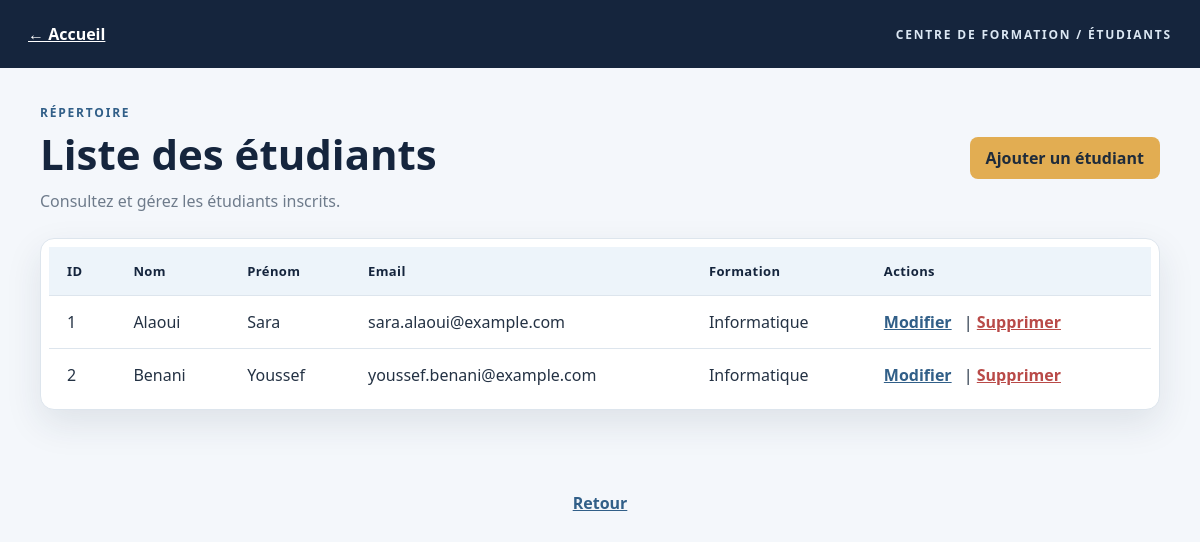
Page /Etudiant/index.php on the committed database.
### tables this page shows
CREATE TABLE etudiants (
    id INT(11) NOT NULL AUTO_INCREMENT PRIMARY KEY,
    nom VARCHAR(50) NOT NULL,
    prenom VARCHAR(50) NOT NULL,
    email VARCHAR(100) NOT NULL UNIQUE,
    codeFormation VARCHAR(10) DEFAULT NULL,
    KEY (codeFormation),
    FOREIGN KEY (codeFormation) REFERENCES formations(codeFormation)
);

CREATE TABLE formations (
    codeFormation VARCHAR(10) NOT NULL PRIMARY KEY,
    nomFormation VARCHAR(100) NOT NULL,
    description TEXT DEFAULT NULL,
    duration INT(11) NOT NULL
);

### Etudiant/index.php (the view, shortened to what this page needs)
<?php
require_once "../database/connexion.php";
$sql = "SELECT e.id, e.nom, e.prenom, e.email,
               e.codeFormation, f.nomFormation
        FROM etudiants e
        LEFT JOIN formations f ON f.codeFormation = e.codeFormation
        ORDER BY e.id";
$etudiants = $pdo->query($sql)->fetchAll(PDO::FETCH_ASSOC);
?>
<!DOCTYPE html>
<html lang="fr">
<head>
    <link rel="stylesheet" href="../style/style.css">
</head>
<body>
    <div class="page-shell">
    <header class="page-topbar">
        <a class="home-link" href="../index.php">← Accueil</a>
        <span class="page-caption">CENTRE DE FORMATION / ÉTUDIANTS</span>
    </header>
    <div class="page-heading">
        <div>
            <div class="eyebrow">RÉPERTOIRE</div>
            <h1>Liste des étudiants</h1>
            <p>Consultez et gérez les étudiants inscrits.</p>
        </div>
        <a class="btn btn-primary" href="create.php">Ajouter un étudiant</a>
    </div>
    <div class="content-card">
    <div class="table-wrap">
    <table>
        <thead>
            <tr>
                <th>ID</th>
                <th>Nom</th>
                <th>Prénom</th>
                <th>Email</th>
                <th>Formation</th>
                <th>Actions</th>
            </tr>
        </thead>
        <tbody>
        <?php foreach ($etudiants as $etudiant) { ?>
            <tr>
                <td><?php echo htmlspecialchars($etudiant["id"]); ?></td>
                <td><?php echo htmlspecialchars($etudiant["nom"]); ?></td>
                <td><?php echo htmlspecialchars($etudiant["prenom"]); ?></td>
                <td><?php echo htmlspecialchars($etudiant["email"]); ?></td>
                <td><?php echo htmlspecialchars($etudiant["nomFormation"] ?? ""); ?></td>
                <td>
                    <a href="edit.php?id=<?php echo urlencode($etudiant["id"]); ?>">Modifier</a>
                    |
                    <a href="delete.php?id=<?php echo urlencode($etudiant["id"]); ?>"
                       onclick="return confirm('Supprimer cet étudiant ?');">Supprimer</a>
                </td>
            </tr>
        <?php } ?>
        </tbody>
    </table>
    </div>
    </div>
    <br>
    <a href="../index.php" style="display:block;width:max-content;margin:20px auto 40px;">Retour</a>
    </div>
</body>
</html>

### style/style.css (style rules this page uses)
:root { --navy: #15253d; --blue: #315f88; --blue-light: #edf4fa; --gold: #e2ad52; --text: #243244; --muted: #6e7b8b; --border: #dde5ed; --white: #ffffff; --danger: #b94a48; --shadow: 0 14px 36px rgba(25, 45, 70, 0.10); }
* { box-sizing: border-box; }
body { margin: 0; min-height: 100vh; font-family: "Segoe UI", Arial, sans-serif; color: var(--text); background: #f4f7fb; }
.page-shell { min-height: 100vh; }
.page-topbar { min-height: 68px; display: flex; align-items: center; justify-content: space-between; gap: 20px; padding: 0 28px; color: var(--white); background: var(--navy); }
.page-topbar a, .page-topbar .home-link { color: var(--white); }
.page-caption, .eyebrow { color: #dbe7f3; font-size: 12px; font-weight: 700; letter-spacing: 1.8px; text-transform: uppercase; }
.page-heading { width: min(1120px, calc(100% - 40px)); margin: 36px auto 26px; display: flex; align-items: center; justify-content: space-between; gap: 24px; }
.page-heading .btn, .page-heading a.btn { flex: 0 0 auto; }
.page-heading h1 { margin: 4px 0 8px; color: var(--navy); font-size: clamp(28px, 4vw, 42px); }
.page-heading p { margin: 0; color: var(--muted); }
.page-heading .eyebrow { color: var(--blue); }
.content-card, body > form, .dashboard { background: var(--white); border: 1px solid var(--border); border-radius: 14px; box-shadow: var(--shadow); }
.content-card { width: min(1120px, calc(100% - 40px)); margin: 0 auto 40px; padding: 8px; }
.content-card table { border: 0; }
.table-wrap { overflow-x: auto; }
table { width: 100%; border-collapse: collapse; background: var(--white); }
th, td { padding: 15px 18px; border-bottom: 1px solid var(--border); text-align: left; vertical-align: middle; }
th { color: var(--navy); background: var(--blue-light); font-size: 13px; letter-spacing: 0.4px; }
tbody tr:last-child td { border-bottom: 0; }
button, .btn, a.btn, .btn-primary, a[href*="create"] { display: inline-flex; align-items: center; justify-content: center; min-height: 42px; padding: 9px 16px; border: 0; border-radius: 8px; color: var(--white); background: var(--blue); font-weight: 700; text-decoration: none; cursor: pointer; }
a.btn-primary { background: var(--gold); color: #1e2b3b; }
a { color: var(--blue); font-weight: 700; }
td a { margin-right: 8px; }
td a[href*="delete"] { color: var(--danger); }

### rows in the picture
etudiants: id "1", nom "Alaoui", prenom "Sara", email "sara.alaoui@example.com", codeFormation.nomFormation "Informatique"
etudiants: id "2", nom "Benani", prenom "Youssef", email "youssef.benani@example.com", codeFormation.nomFormation "Informatique"
